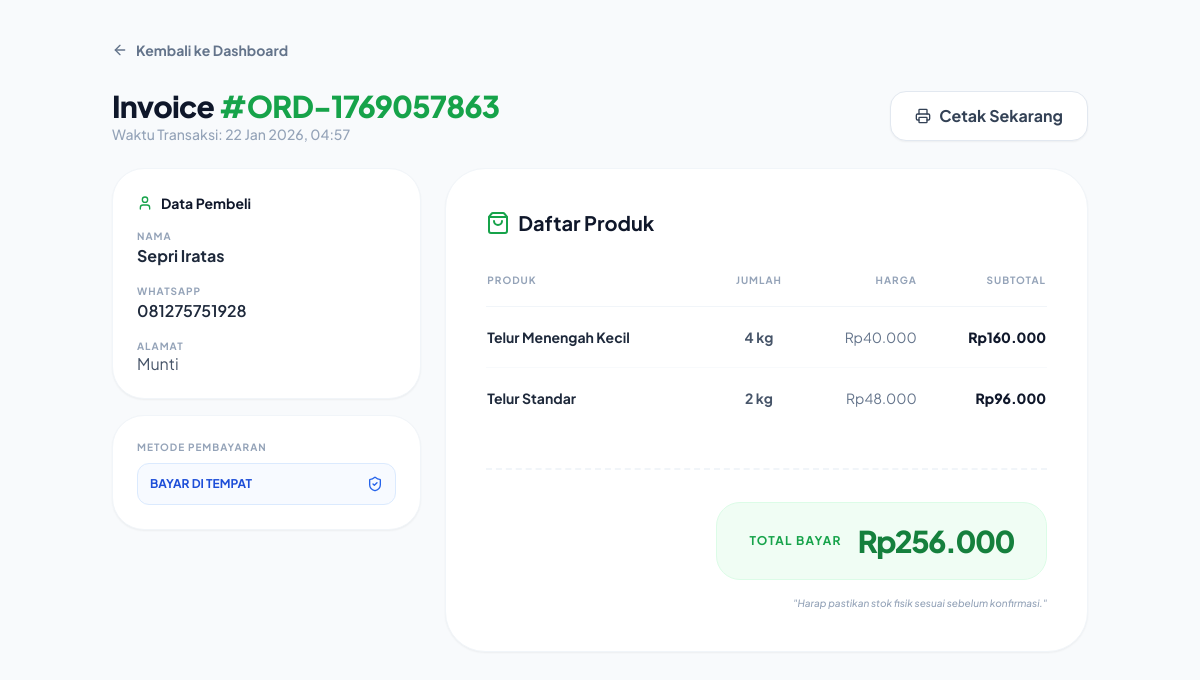
/public/index.php?page=order-detail&id=70 (signed in), run on the app's committed database.
### tables this page shows
CREATE TABLE `orders` (
  `id` int(11) NOT NULL,
  `kode_order` varchar(30) DEFAULT NULL,
  `nama` varchar(100) DEFAULT NULL,
  `no_hp` varchar(20) DEFAULT NULL,
  `alamat` text DEFAULT NULL,
  `total` int(11) DEFAULT NULL,
  `created_at` timestamp NOT NULL DEFAULT current_timestamp(),
  `metode_pembayaran` varchar(50) DEFAULT NULL
);

CREATE TABLE `order_items` (
  `id` int(11) NOT NULL,
  `order_id` int(11) DEFAULT NULL,
  `product_id` int(11) DEFAULT NULL,
  `qty` int(11) DEFAULT NULL,
  `harga` int(11) DEFAULT NULL
);

CREATE TABLE `products` (
  `id` int(11) NOT NULL,
  `nama_produk` varchar(100) DEFAULT NULL,
  `tipe` varchar(50) DEFAULT NULL,
  `harga` int(11) DEFAULT NULL,
  `stok` int(11) DEFAULT NULL,
  `created_at` timestamp NOT NULL DEFAULT current_timestamp()
);

### public/index.php (called while the page is built)
<?php session_start(); require '../routes/web.php';

### app/views/admin/order_detail.php (the view, shortened to what this page needs)
<?php
require '../app/config/database.php';
$id = $_GET['id'] ?? 0;
$order = mysqli_fetch_assoc(
    mysqli_query($conn, "SELECT * FROM orders WHERE id='$id'")
);
$items = mysqli_query($conn,
    "SELECT oi.*, p.nama_produk
     FROM order_items oi
     JOIN products p ON oi.product_id = p.id
     WHERE oi.order_id='$id'"
);
?>
<!DOCTYPE html>
<html lang="id">
<head>
    <script src="https://cdn.tailwindcss.com"></script>
</head>
<body class="bg-slate-50 min-h-screen">
<div class="max-w-5xl mx-auto px-6 py-6 md:py-10">
    <div class="mb-6 no-print">
        <a href="?page=dashboard" class="group inline-flex items-center text-sm font-bold text-slate-500 hover:text-green-600 transition-colors">
            <i data-lucide="arrow-left" class="w-4 h-4 mr-2"></i> Kembali ke Dashboard
        </a>
    </div>
    <div class="flex flex-col md:flex-row justify-between items-start md:items-center mb-6 print-margin-none">
        <div>
            <h1 class="text-2xl md:text-3xl font-black text-slate-900 tracking-tight">
                Invoice <span class="text-green-600">#<?= $order['kode_order'] ?></span>
            </h1>
            <p class="text-slate-400 text-xs md:text-sm font-medium">
                Waktu Transaksi: <?= date('d M Y, H:i', strtotime($order['created_at'])) ?>
            </p>
        </div>
        <button onclick="window.print()" class="no-print flex items-center gap-2 px-6 py-3 bg-white border border-slate-200 text-slate-700 font-bold rounded-2xl hover:bg-slate-50 shadow-sm transition-all">
            <i data-lucide="printer" class="w-4 h-4"></i> Cetak Sekarang
        </button>
    </div>
    <div class="grid grid-cols-1 lg:grid-cols-3 gap-6 print-grid">
        <div class="lg:col-span-1 space-y-4 print-w-full">
            <div class="bg-white rounded-[2rem] p-6 border border-slate-100 shadow-sm print-shrink">
                <h3 class="text-sm font-bold text-slate-900 mb-4 flex items-center gap-2">
                    <i data-lucide="user" class="w-4 h-4 text-green-600"></i> Data Pembeli
                </h3>
                <div class="space-y-4 print-compact-text">
                    <div>
                        <p class="text-[10px] font-bold text-slate-400 uppercase tracking-widest">Nama</p>
                        <p class="text-slate-800 font-bold"><?= htmlspecialchars($order['nama']) ?></p>
                    </div>
                    <div>
                        <p class="text-[10px] font-bold text-slate-400 uppercase tracking-widest">WhatsApp</p>
                        <p class="text-slate-800 font-semibold"><?= $order['no_hp'] ?></p>
                    </div>
                    <div>
                        <p class="text-[10px] font-bold text-slate-400 uppercase tracking-widest">Alamat</p>
                        <p class="text-slate-600 leading-tight"><?= nl2br(htmlspecialchars($order['alamat'])) ?></p>
                    </div>
                </div>
            </div>
            <div class="bg-white rounded-[2rem] p-6 border border-slate-100 shadow-sm print-shrink">
                <p class="text-[10px] font-bold text-slate-400 uppercase tracking-widest mb-2">Metode Pembayaran</p>
                <div class="p-3 bg-blue-50/50 rounded-xl border border-blue-100 flex items-center justify-between">
                    <span class="font-bold text-blue-700 text-xs uppercase"><?= $order['metode_pembayaran'] ?></span>
                    <i data-lucide="shield-check" class="w-4 h-4 text-blue-600"></i>
                </div>
            </div>
        </div>
        <div class="lg:col-span-2 print-w-full">
    <div class="bg-white rounded-[2.5rem] border border-slate-100 shadow-sm overflow-hidden print-shrink">
        <div class="p-6 md:p-10">
            <h3 class="text-xl font-bold text-slate-900 mb-8 flex items-center gap-2 print-margin-none">
                <i data-lucide="shopping-bag" class="w-6 h-6 text-green-600"></i>
                Daftar Produk
            </h3>
            <div class="hidden md:block print:block overflow-x-auto text-sm">
                <table class="w-full">
                    <thead>
                        <tr class="text-left border-b border-slate-100 text-[10px] text-slate-400 uppercase tracking-widest font-bold">
                            <th class="pb-4">Produk</th>
                            <th class="pb-4 text-center">Jumlah</th>
                            <th class="pb-4 text-right">Harga</th>
                            <th class="pb-4 text-right">Subtotal</th>
                        </tr>
                    </thead>
                    <tbody class="divide-y divide-slate-50">
                        <?php
                        $grand = 0;
                        mysqli_data_seek($items, 0);
                        while ($i = mysqli_fetch_assoc($items)) :
                            $sub = $i['qty'] * $i['harga'];
                            $grand += $sub;
                        ?>
                        <tr class="print-compact-text">
                            <td class="py-5 font-bold text-slate-800 print-row-tight"><?= $i['nama_produk'] ?></td>
                            <td class="py-5 text-center font-bold text-slate-600 print-row-tight"><?= $i['qty'] ?> kg</td>
                            <td class="py-5 text-right text-slate-500 print-row-tight">Rp<?= number_format($i['harga'],0,',','.') ?></td>
                            <td class="py-5 text-right font-black text-slate-900 print-row-tight">Rp<?= number_format($sub,0,',','.') ?></td>
                        </tr>
                        <?php endwhile; ?>
                    </tbody>
                </table>
            </div>
            <div class="mt-10 pt-8 border-t-2 border-dashed border-slate-100">
                <div class="flex flex-col items-end gap-2">
                    <div class="flex items-center gap-4 bg-green-50 px-8 py-5 rounded-3xl border border-green-100">
                        <span class="text-xs font-bold text-green-600 uppercase tracking-widest">Total Bayar</span>
                        <h2 class="text-3xl font-[900] text-green-700 tracking-tighter">
                            Rp<?= number_format($grand,0,',','.') ?>
                        </h2>
                    </div>
                    <p class="text-[10px] text-slate-400 mt-2 font-medium italic">"Harap pastikan stok fisik sesuai sebelum konfirmasi."</p>
                </div>
            </div>
        </div>
    </div>
</div>
    </div>
</div>
</body>
</html>

### app/views/admin/order_detail.php (style rules this page uses)
body { font-family: 'Plus Jakarta Sans', sans-serif; }

### data on the page
orders: kode_order "ORD-1769057863", created_at "22 Jan 2026, 04:57", nama "Sepri Iratas", no_hp "081275751928", alamat "Munti", metode_pembayaran "BAYAR DI TEMPAT"
order_items: product.nama_produk "Telur Menengah Kecil", qty "4", harga "40.000", sub "160.000"
order_items: product.nama_produk "Telur Standar", qty "2", harga "48.000", sub "96.000"

### other printed values
$grand "256.000"
